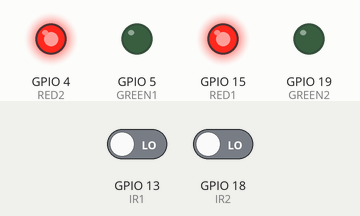
The sketch below on a simulated ESP32. Parts: output pins drawn as LEDs (lit = HIGH). Inputs (shaded band) come from the test bench; at power-on: GPIO 13 (IR1) LOW, GPIO 18 (IR2) LOW. WiFi joins after 1.5 s; servers stay silent unless stated; what the sketch prints to the serial monitor is not drawn.

Above: at 2.7 s.
2.8 s: GPIO 13 (IR1) driven HIGH
At 3.5 s:
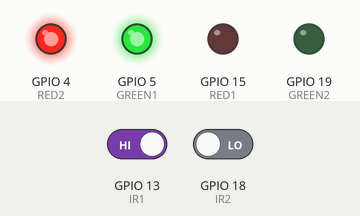
4.4 s: GPIO 18 (IR2) driven HIGH
At 4.7 s:
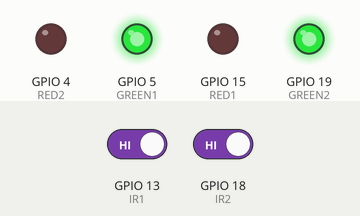
5.9 s: GPIO 13 (IR1) driven LOW
At 7.0 s:
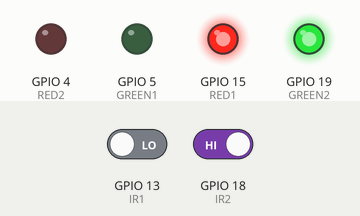
9.6 s: GPIO 18 (IR2) driven LOW
At 10.2 s:
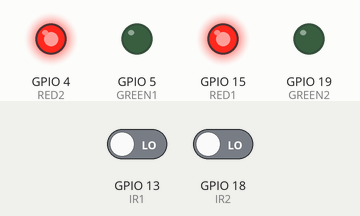
Timing chart, 0 to 12.4 s (numbered marks = the images above; inputs shaded):
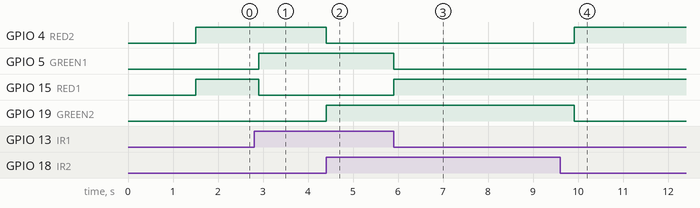

Measured:
- after the input at 2.8 s, GPIO 5 (GREEN1): LOW → HIGH after 0.11 s; GPIO 15 (RED1): HIGH → LOW after 0.11 s
- after the input at 4.4 s, GPIO 4 (RED2): HIGH → LOW at once; GPIO 19 (GREEN2): LOW → HIGH at once
- after the input at 5.9 s, GPIO 5 (GREEN1): HIGH → LOW at once; GPIO 15 (RED1): LOW → HIGH at once
- after the input at 9.6 s, GPIO 4 (RED2): LOW → HIGH after 0.31 s; GPIO 19 (GREEN2): HIGH → LOW after 0.31 s

The sketch:

parking.ino
```cpp
#include <WiFi.h>
#include <WiFiClientSecure.h>
#include <UniversalTelegramBot.h>
#include <ArduinoJson.h>

// =====================================
// WIFI DETAILS
// =====================================

const char* ssid = "PK";
const char* password = "244466666";

// =================================
// TELEGRAM DETAILS
// =================================

#define BOT_TOKEN "9197802903:AAFXnBIC3t4GNEsFGNUrV3zlumLGX7sR2kU"
#define CHAT_ID "8719633048"

WiFiClientSecure client;
UniversalTelegramBot bot(BOT_TOKEN, client);

// =====================================
// PIN CONFIGURATION
// =====================================

// IR Sensors
#define IR1 13
#define IR2 18

// Slot 1 LEDs
#define GREEN1 5
#define RED1   15

// Slot 2 LEDs
#define GREEN2 19
#define RED2   4

// =====================================
// PARKING VARIABLES
// =====================================

bool slot1Occupied = false;
bool slot2Occupied = false;

unsigned long lastTelegramCheck = 0;
const unsigned long telegramInterval = 1000;

// =====================================
// SETUP
// =====================================

void setup() {

  Serial.begin(115200);

  pinMode(IR1, INPUT);
  pinMode(IR2, INPUT);

  pinMode(GREEN1, OUTPUT);
  pinMode(RED1, OUTPUT);

  pinMode(GREEN2, OUTPUT);
  pinMode(RED2, OUTPUT);

  // Connect to WiFi
  WiFi.begin(ssid, password);

  Serial.print("Connecting to WiFi");

  while (WiFi.status() != WL_CONNECTED) {
    delay(500);
    Serial.print(".");
  }

  Serial.println();
  Serial.println("WiFi Connected!");

  Serial.print("IP Address: ");
  Serial.println(WiFi.localIP());

  // Telegram SSL connection
  client.setInsecure();

  // Read initial sensor states
  readParkingSensors();
  updateLEDs();

  Serial.println("Smart Parking System Started");
  Serial.println("Send /status on Telegram");
}

// =====================================
// MAIN LOOP
// =====================================

void loop() {

  // Update parking LEDs automatically
  readParkingSensors();
  updateLEDs();

  // Check Telegram commands
  handleTelegram();

  delay(100);
}

// =====================================
// READ IR SENSORS
// =====================================

void readParkingSensors() {

  // Assumption: LOW means vehicle detected
  slot1Occupied = (digitalRead(IR1) == LOW);
  slot2Occupied = (digitalRead(IR2) == LOW);
}

// =====================================
// UPDATE LED INDICATION
// =====================================

void updateLEDs() {

  // Parking Slot 1
  if (slot1Occupied) {
    digitalWrite(RED1, HIGH);
    digitalWrite(GREEN1, LOW);
  }
  else {
    digitalWrite(RED1, LOW);
    digitalWrite(GREEN1, HIGH);
  }

  // Parking Slot 2
  if (slot2Occupied) {
    digitalWrite(RED2, HIGH);
    digitalWrite(GREEN2, LOW);
  }
  else {
    digitalWrite(RED2, LOW);
    digitalWrite(GREEN2, HIGH);
  }
}

// =====================================
// PARKING STATUS MESSAGE
// =====================================

String getParkingStatus() {

  int availableSlots = 0;

  if (!slot1Occupied) availableSlots++;
  if (!slot2Occupied) availableSlots++;

  String message = "SMART PARKING STATUS\n";
  message += "------------------------\n";

  message += "Slot 1: ";
  message += slot1Occupied ? "OCCUPIED" : "AVAILABLE";

  message += "\n";

  message += "Slot 2: ";
  message += slot2Occupied ? "OCCUPIED" : "AVAILABLE";

  message += "\n\n";

  message += "Available Slots: ";
  message += String(availableSlots);
  message += "/2";

  message += "\n";

  message += "Occupied Slots: ";
  message += String(2 - availableSlots);
  message += "/2";

  return message;
}

// =====================================
// TELEGRAM COMMAND HANDLER
// =====================================

void handleTelegram() {

  if (millis() - lastTelegramCheck < telegramInterval) {
    return;
  }

  lastTelegramCheck = millis();

  if (WiFi.status() != WL_CONNECTED) {
    return;
  }

  int numMessages = bot.getUpdates(
    bot.last_message_received + 1
  );

  while (numMessages) {

    for (int i = 0; i < numMessages; i++) {

      String receivedText = bot.messages[i].text;
      String receivedChatID = bot.messages[i].chat_id;

      // Respond only to your configured chat
      if (receivedChatID != CHAT_ID) {
        continue;
      }

      // Status command
      if (receivedText == "/status") {

        // Read fresh sensor values
        readParkingSensors();
        updateLEDs();

        String statusMessage = getParkingStatus();

        bot.sendMessage(
          receivedChatID,
          statusMessage,
          ""
        );

        Serial.println("Parking status requested");
        Serial.println(statusMessage);
      }
    }

    numMessages = bot.getUpdates(
      bot.last_message_received + 1
    );
  }
}
```
